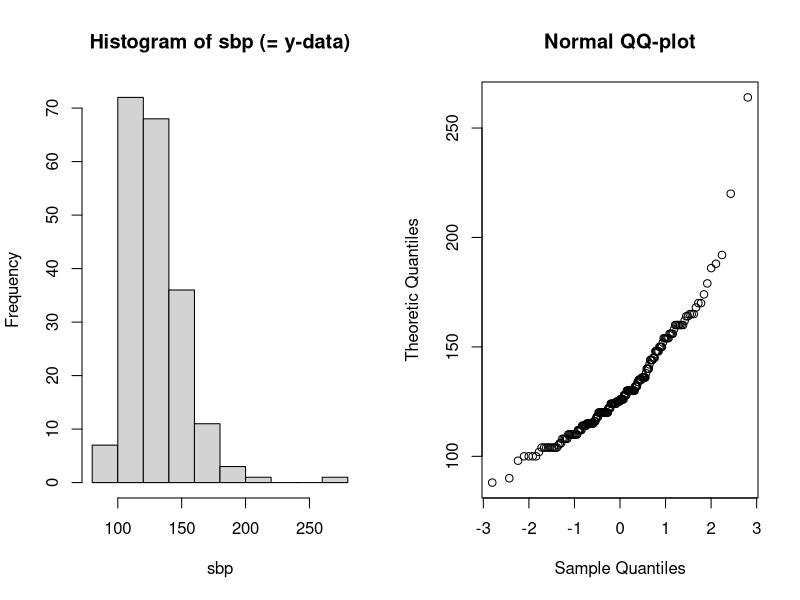

This chart was generated by the following R code: (Note: this script raises an error after producing the figure.)
# Data Input
library(readxl)
data = read_excel("data.xls")
# there are only 199 data-value-rows.

# check whether normality assumption is valid for the y-data = sbp
sbp = data.matrix(data[,2])

par(mfrow=c(1,2))
hist(sbp, main="Histogram of sbp (= y-data)")
qqnorm(sbp, main="Normal QQ-plot",xlab="Sample Quantiles",ylab="Theoretic Quantiles")
# It seems that the data-distribution is skewed-to-the-right with a thin-tail in the right-side

# Use the BoxCox transformation to transform it to a near-normal distribution
library(MASS) 
# need to load the library("mass") for using the BoxCox transformation

# Run the first-path main-effect model
mod1 = lm(sbp ~ dbp + scl + followup + age + bmi + month + sex + chdfate, data) 

par(mfrow=c(1,1)) 
boxcox(mod1, lambda = seq(-3.5, 3.5, 1/10), plotit = TRUE, xlab = "Lambda Values", ylab = "Log-Likelihood")
title("BoxCox Plot for Normality Transformation")
# BoxCox Plot shows that sbp should be transformed into 1/sbp for a better normality-y-data modeing

sbpinv = data.matrix(1/sbp)

# Check its histogram and Normal QQ-plot to see whether the inverse-transformation works well
par(mfrow=c(1,2))
hist(sbpinv, main="Histogram of 1/sbp (= new-y-data)")
qqnorm(sbpinv, main="Normal QQ-plot for 1/sbp",xlab="Sample Quantiles",ylab="Theoretic Quantiles")

# The normality-validation-plots look well; we will proceed with validating x-y linear relationships next

sex = data.matrix(data[,1])
dbp = data.matrix(data[,3])
scl = data.matrix(data[,4])
chdfate = data.matrix(data[,5])
followup = data.matrix(data[,6])
age = data.matrix(data[,7])
bmi = data.matrix(data[,8])
month = data.matrix(data[,9])


# Note that validation of x-y's linear relationship only makes sense for continuous x-variables
par(mfrow=c(3,2))
plot(dbp,sbpinv,xlab="dbp",ylab="1/sbp")
plot(scl,sbpinv,xlab="scl",ylab="1/sbp")
plot(followup,sbpinv,xlab="followup",ylab="1/sbp")
plot(age,sbpinv,xlab="age",ylab="1/sbp")
plot(bmi,sbpinv,xlab="bmi",ylab="1/sbp")
plot(month,sbpinv,xlab="month",ylab="1/sbp")
mtext("X-Y Plots for Validating Linear X-Y Relationships", side = 3, line = -2, outer = TRUE)


# Define the following two-variable combinational-effects
# only dbp has a visualized clear x-y linear relationship
# only consider dbp's combinational effects with other continuous variables
dscl = dbp*scl
dfol = dbp*followup
dage = dbp*age
dbmi = dbp*bmi
dmo = dbp*month

# create a new data-object
data[,2] = sbpinv
names(data)[2] = "sbpinv"
dataext = cbind(data,dscl,dfol,dage,dbmi,dmo)

# Run a regression model with all main-effects and 2-fi-interactions
mod2 = lm(sbpinv ~ dbp + scl + followup + age + bmi + month + sex + chdfate + dscl + dfol + dage + dbmi + dmo, dataext)
mod2_summary = summary(mod2)
mod2_summary 


# examined potential collinearity issues with VIF evaluations
library(car)  
vifmod2 = vif(mod2)
vifmod2


# Run another regression model just for all main-effects without any 2-fi-interactions
modn1 = lm(sbpinv ~ dbp + scl + followup + age + bmi + month + sex + chdfate, dataext)
modn1_summary = summary(modn1)
modn1_summary 

vifmodn1 = vif(modn1)
vifmodn1


#----------------------------------------------------------------------------
# Forward-Selection

# One-variable Model
# let us start with the x-variable, which is most correlated to y = sbpinv
cor_yx = cor(dataext) # correlation matrix
cor_yax = cor_yx[,2]  
cor_yax
# check the absolute value of the correlation

# dbp is the most correlated x-variable
mone = lm(sbpinv ~ dbp, dataext)
mone_s = summary(mone)
mone_s


# Two-Variable-Model
reduced = mone
# add a continous variable (since scl is the next in the data column; start with scl)
full = lm(formula = sbpinv ~ dbp + scl, dataext)
full_s = summary(full)
full_s

anova(reduced, full)

# Three-Variable-Model
reduced = full
# add followup 
full = lm(formula = sbpinv ~ dbp + scl + followup, dataext) 

anova(reduced, full)

# Four-Variable-Model
reduced = full
#add  age
full = lm(formula = sbpinv ~ dbp + scl + followup + age, dataext) 

anova(reduced, full)

# Five-Variable-Model
reduced = full
# bmi
full = lm(formula = sbpinv ~ dbp + scl + followup + age + bmi, dataext) 

anova(reduced, full)

# the forward selection is stop at the Four-Variable-Model.

# Summary for the Final Model from the Forward-Selections
mod_forward = lm(formula = sbpinv ~ dbp + scl + followup + age, dataext)
mod_forward_s = summary(mod_forward)
mod_forward_s



# examine the model-diagnostic plots
mfres = mod_forward$residuals
mfpred = predict(mod_forward)

par(mfrow=c(2,2))
hist(mfres, main="Histogram of Residuals")
qqnorm(mfres, main="Normal QQ-plot",xlab="Sample Quantiles",ylab="Theoretic Quantiles")
plot(mfpred, mfres, main="Plot of Residual versus Prediction",xlab="Predictions",ylab="Residuals")
abline(h = mean(mfres))
nmf = length(dataext[,2])
plot(c(1:nmf),mfres, main="Plot of Residual versus Data-Sequence",xlab="Data-Sequence",ylab="Residuals")
abline(h = mean(mfres))
mtext("Model Diagnostic Plots For the Model Selected by the Forward-Selections", side = 3, line = -1, outer = TRUE)



#----------------------------------------------------------------------------
# Best-Subset Regression
library(leaps)

moda = regsubsets(sbpinv ~ dbp + scl + followup + age + bmi + month + sex + chdfate + dscl + dfol + dage + dbmi + dmo, data=dataext, nbest=2, nvmax = 10)
# only keep the best two models in the models with the same #x-variables

modas = summary(moda) 
modas

# get the Adjusted-R^2, Cp and BIC for each model calculated
c1 = c(1,1,2,2,3,3,4,4,5,5,6,6,7,7,8,8,9,9,10,10)
# bind various summary metrics into a data-matrix
modas_M = cbind(c1,modas$adjr2,modas$cp,modas$bic)
modas_Mf = as.data.frame(modas_M)
names(modas_Mf)[1] = "Nvar"
names(modas_Mf)[2] = "AdjR2"
names(modas_Mf)[3] = "Cp"
names(modas_Mf)[4] = "BIC"
modas_Mf

# Best-Subsets Variable-Selection Plots
par(mfrow=c(2,2))
plot(modas$adjr2,xlab="no. variables",ylab="Adjusted R^2",ylim=c(0.40,0.80))
plot(modas$cp,xlab="no. variables",ylab="Cp-value")
plot(modas$bic,xlab="no. variables",ylab="BIC") #no AIC, but BIC values is available
mtext("Best-Subsets Variable-Selection Plots", side = 3, line = -2, outer = TRUE)



# use Adjusted R^2 criterion to select the best model
# run regression for the selected model
modb = lm(formula = sbpinv ~ dbp + age + bmi + sex + chdfate + dage + dbmi + dmo, dataext)
modb_s = summary(modb)
modb_s



# examine the model-diagnostic plots 
modbr = modb$residuals
modbp = predict(modb)

par(mfrow=c(2,2))
hist(modbr, main="Histogram of Residuals")
qqnorm(modbr, main="Normal QQ-plot",xlab="Sample Quantiles",ylab="Theoretic Quantiles")
plot(modbp, modbr, main="Plot of Residual versus Prediction",xlab="Predictions",ylab="Residuals")
abline(h = mean(modbr))
nmf = length(dataext[,2])
plot(c(1:nmf),modbr, main="Plot of Residual versus Data-Sequence",xlab="Data-Sequence",ylab="Residuals")
abline(h = mean(modbr))
mtext("Model Diagnostic Plots for the Best-Model Selected via AdjR2-Criterion", side = 3, line = -1, outer = TRUE)




# mod_forward_s
# modb_s
model_r = lm(formula = sbpinv ~ dbp + age + chdfate + dage, p4dataext)
modb_r = summary(model_r)
vif(model_r)


# mod_forward_s
# modb_s
# vif(mod_forward)
# vif(modb)
modelf = lm(formula = sbpinv ~ dbp + age + chdfate, p4dataext)
modb_f = summary(modelf)
# modb_f
# vif(model_f)

modb_fr = modb_f$residuals
modb_fp = predict(modelf)

par(mfrow=c(2,2)) #it will be a 2 by 2 plot
hist(modb_fr, main="Histogram of Residuals")
qqnorm(modb_fr, main="Normal QQ-plot",ylab="Sample Quantiles",xlab="Theoretic Quantiles")
plot(modb_fp, modb_fr, main="Plot of Residual versus Prediction",xlab="Predictions",ylab="Residuals")
abline(h = mean(modb_fr)) #place an horiztonal line on expected-residual=0 
nmf = length(p4dataext[,2]) #get the size of data to prepare the next plot
plot(c(1:nmf),modb_fr, main="Plot of Residual versus Data-Sequence",xlab="Data-Sequence",ylab="Residuals")
abline(h = mean(modb_fr))
mtext("Model Diagnostic Plots", side = 3, line = -1, outer = TRUE)
